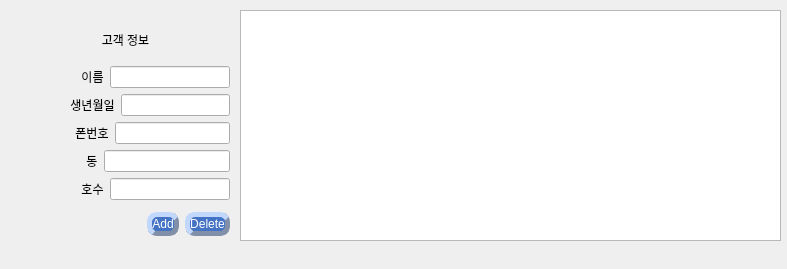
<?xml version="1.0" encoding="UTF-8"?>
<ui version="4.0">
 <class>Client_list</class>
 <widget class="QMainWindow" name="Client_list">
  <property name="geometry">
   <rect>
    <x>0</x>
    <y>0</y>
    <width>787</width>
    <height>269</height>
   </rect>
  </property>
  <property name="windowTitle">
   <string>MainWindow</string>
  </property>
  <widget class="QWidget" name="centralwidget">
   <widget class="QWidget" name="layoutWidget">
    <property name="geometry">
     <rect>
      <x>-40</x>
      <y>60</y>
      <width>270</width>
      <height>182</height>
     </rect>
    </property>
    <layout class="QGridLayout" name="gridLayout_2">
     <item row="0" column="0">
      <layout class="QVBoxLayout" name="verticalLayout">
       <item>
        <layout class="QHBoxLayout" name="horizontalLayout_2">
         <item>
          <spacer name="horizontalSpacer">
           <property name="orientation">
            <enum>Qt::Horizontal</enum>
           </property>
           <property name="sizeHint" stdset="0">
            <size>
             <width>40</width>
             <height>20</height>
            </size>
           </property>
          </spacer>
         </item>
         <item>
          <widget class="QLabel" name="label">
           <property name="styleSheet">
            <string notr="true">font: 14pt &quot;배달의민족 주아&quot;;</string>
           </property>
           <property name="text">
            <string>&lt;html&gt;&lt;head/&gt;&lt;body&gt;&lt;p align=&quot;center&quot;&gt;이름&lt;/p&gt;&lt;/body&gt;&lt;/html&gt;</string>
           </property>
          </widget>
         </item>
         <item>
          <widget class="QLineEdit" name="Name_lineEdit"/>
         </item>
        </layout>
       </item>
       <item>
        <layout class="QHBoxLayout" name="horizontalLayout">
         <item>
          <spacer name="horizontalSpacer_2">
           <property name="orientation">
            <enum>Qt::Horizontal</enum>
           </property>
           <property name="sizeHint" stdset="0">
            <size>
             <width>40</width>
             <height>20</height>
            </size>
           </property>
          </spacer>
         </item>
         <item>
          <widget class="QLabel" name="label_2">
           <property name="styleSheet">
            <string notr="true">font: 14pt &quot;배달의민족 주아&quot;;</string>
           </property>
           <property name="text">
            <string>&lt;html&gt;&lt;head/&gt;&lt;body&gt;&lt;p align=&quot;center&quot;&gt;생년월일&lt;/p&gt;&lt;/body&gt;&lt;/html&gt;</string>
           </property>
          </widget>
         </item>
         <item>
          <widget class="QLineEdit" name="Birth_lineEdit"/>
         </item>
        </layout>
       </item>
       <item>
        <layout class="QHBoxLayout" name="horizontalLayout_3">
         <item>
          <spacer name="horizontalSpacer_3">
           <property name="orientation">
            <enum>Qt::Horizontal</enum>
           </property>
           <property name="sizeHint" stdset="0">
            <size>
             <width>40</width>
             <height>20</height>
            </size>
           </property>
          </spacer>
         </item>
         <item>
          <widget class="QLabel" name="label_3">
           <property name="styleSheet">
            <string notr="true">font: 14pt &quot;배달의민족 주아&quot;;</string>
           </property>
           <property name="text">
            <string>&lt;html&gt;&lt;head/&gt;&lt;body&gt;&lt;p align=&quot;center&quot;&gt;폰번호&lt;/p&gt;&lt;/body&gt;&lt;/html&gt;</string>
           </property>
          </widget>
         </item>
         <item>
          <widget class="QLineEdit" name="Phone_lineEdit"/>
         </item>
        </layout>
       </item>
       <item>
        <layout class="QHBoxLayout" name="horizontalLayout_4">
         <item>
          <spacer name="horizontalSpacer_4">
           <property name="orientation">
            <enum>Qt::Horizontal</enum>
           </property>
           <property name="sizeHint" stdset="0">
            <size>
             <width>40</width>
             <height>20</height>
            </size>
           </property>
          </spacer>
         </item>
         <item>
          <widget class="QLabel" name="label_4">
           <property name="styleSheet">
            <string notr="true">font: 14pt &quot;배달의민족 주아&quot;;</string>
           </property>
           <property name="text">
            <string>&lt;html&gt;&lt;head/&gt;&lt;body&gt;&lt;p align=&quot;center&quot;&gt;동&lt;/p&gt;&lt;/body&gt;&lt;/html&gt;</string>
           </property>
          </widget>
         </item>
         <item>
          <widget class="QLineEdit" name="Block_lineEdit"/>
         </item>
        </layout>
       </item>
       <item>
        <layout class="QHBoxLayout" name="horizontalLayout_5">
         <item>
          <spacer name="horizontalSpacer_5">
           <property name="orientation">
            <enum>Qt::Horizontal</enum>
           </property>
           <property name="sizeHint" stdset="0">
            <size>
             <width>40</width>
             <height>20</height>
            </size>
           </property>
          </spacer>
         </item>
         <item>
          <widget class="QLabel" name="label_5">
           <property name="styleSheet">
            <string notr="true">font: 14pt &quot;배달의민족 주아&quot;;</string>
           </property>
           <property name="text">
            <string>&lt;html&gt;&lt;head/&gt;&lt;body&gt;&lt;p align=&quot;center&quot;&gt;호수&lt;/p&gt;&lt;/body&gt;&lt;/html&gt;</string>
           </property>
          </widget>
         </item>
         <item>
          <widget class="QLineEdit" name="Unit_lineEdit"/>
         </item>
        </layout>
       </item>
      </layout>
     </item>
     <item row="1" column="0">
      <layout class="QGridLayout" name="gridLayout">
       <item row="0" column="2">
        <widget class="QPushButton" name="Delete_Button">
         <property name="styleSheet">
          <string notr="true">background-color : rgb(68, 114, 196);
border-style : outset;
border-width : 5px;
border-radius : 10px;
border-color : rgb(129, 143, 168);
font: 15pt &quot;배달의민족 주아&quot;;
color: rgb(255, 255, 255);</string>
         </property>
         <property name="text">
          <string>Delete</string>
         </property>
        </widget>
       </item>
       <item row="0" column="1">
        <widget class="QPushButton" name="Add_Button">
         <property name="styleSheet">
          <string notr="true">background-color : rgb(68, 114, 196);
border-style : outset;
border-width : 5px;
border-radius : 10px;
border-color : rgb(129, 143, 168);
font: 15pt &quot;배달의민족 주아&quot;;
color: rgb(255, 255, 255);</string>
         </property>
         <property name="text">
          <string>Add</string>
         </property>
        </widget>
       </item>
       <item row="0" column="0">
        <spacer name="horizontalSpacer_6">
         <property name="orientation">
          <enum>Qt::Horizontal</enum>
         </property>
         <property name="sizeHint" stdset="0">
          <size>
           <width>40</width>
           <height>20</height>
          </size>
         </property>
        </spacer>
       </item>
      </layout>
     </item>
    </layout>
   </widget>
   <widget class="QLabel" name="label_6">
    <property name="geometry">
     <rect>
      <x>30</x>
      <y>20</y>
      <width>191</width>
      <height>41</height>
     </rect>
    </property>
    <property name="styleSheet">
     <string notr="true">font: 30pt &quot;배달의민족 한나체 Pro&quot;;</string>
    </property>
    <property name="text">
     <string>&lt;html&gt;&lt;head/&gt;&lt;body&gt;&lt;p align=&quot;center&quot;&gt;고객 정보&lt;/p&gt;&lt;/body&gt;&lt;/html&gt;</string>
    </property>
   </widget>
   <widget class="QTableWidget" name="tableWidget">
    <property name="geometry">
     <rect>
      <x>240</x>
      <y>10</y>
      <width>541</width>
      <height>231</height>
     </rect>
    </property>
   </widget>
  </widget>
  <widget class="QMenuBar" name="menubar">
   <property name="geometry">
    <rect>
     <x>0</x>
     <y>0</y>
     <width>787</width>
     <height>21</height>
    </rect>
   </property>
  </widget>
 </widget>
 <resources/>
 <connections/>
</ui>
